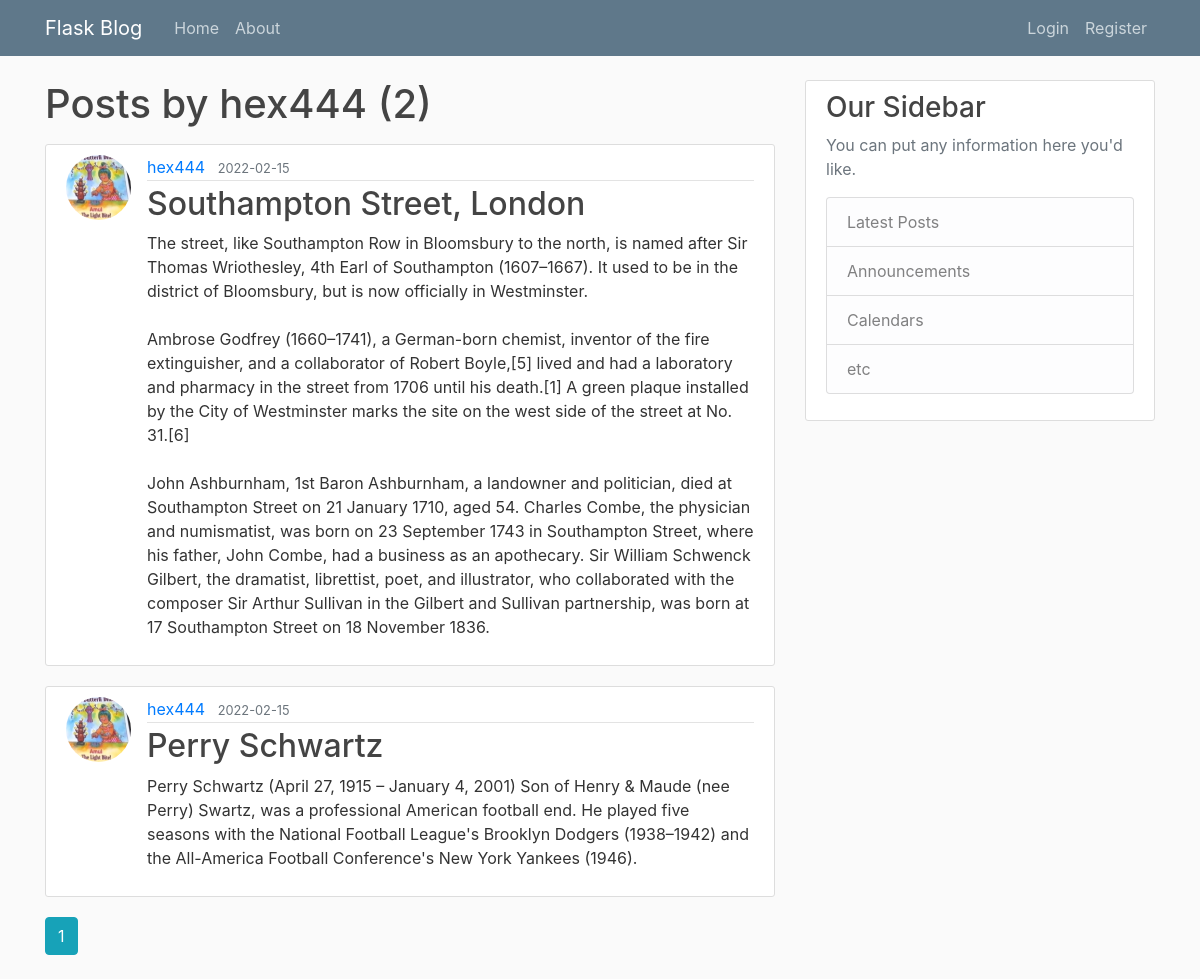
The page /user/hex444 on the database as committed earlier.
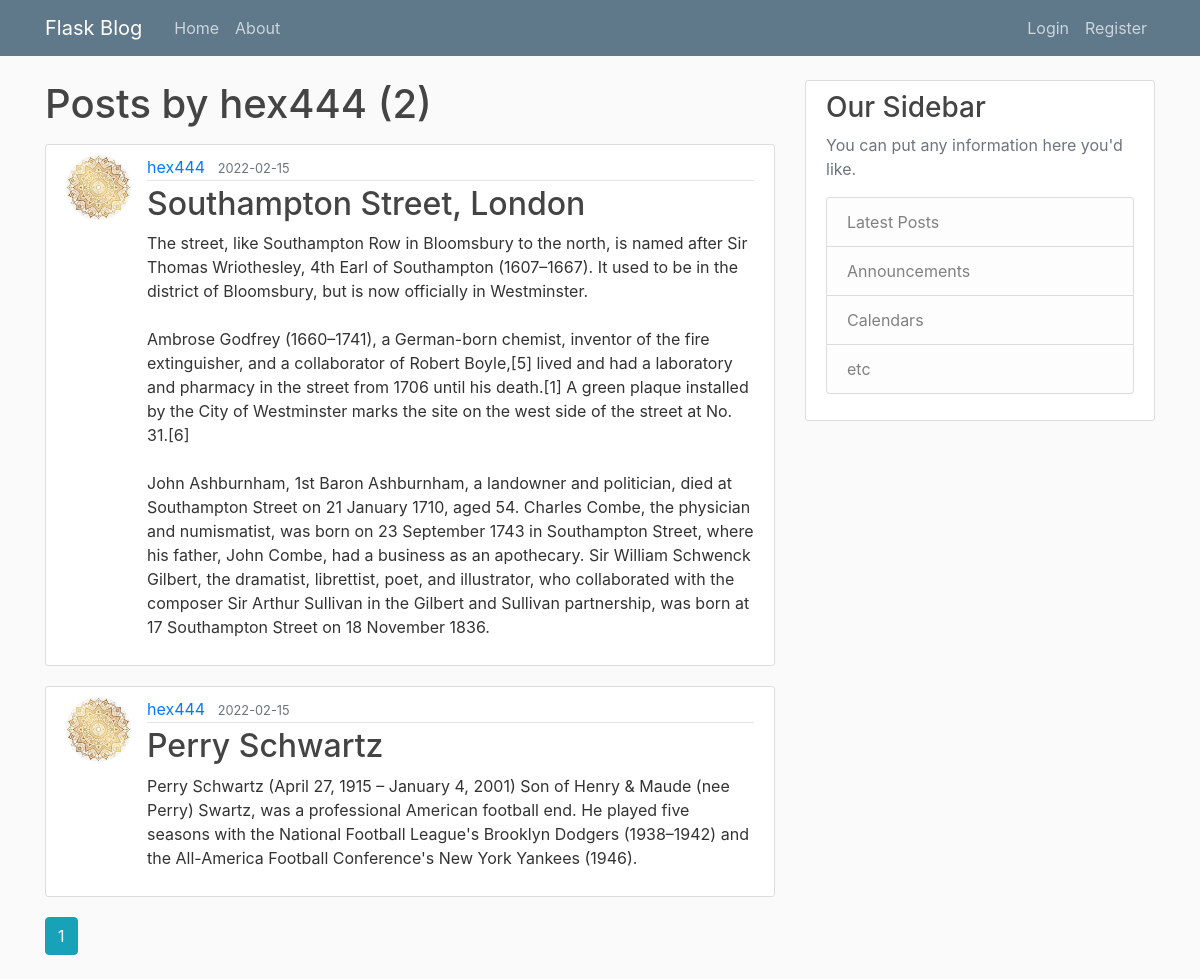
The same page on the database as committed later.
### flaskblog/models.py (models this page shows, shortened)
class User(db.Model, UserMixin):
    id = db.Column(db.Integer, primary_key=True)
    username = db.Column(db.String(20), unique=True, nullable=False)
    email = db.Column(db.String(120), unique=True, nullable=False)
    image_file = db.Column(db.String(20), nullable=False, default='default.jpg')
    password = db.Column(db.String(60), nullable=False)
    posts = db.relationship('Post', backref="author", lazy=True)

class Post(db.Model):
    id = db.Column(db.Integer, primary_key=True)
    title = db.Column(db.String(100), nullable=False)
    date_posted = db.Column(db.DateTime, nullable=False, default=datetime.utcnow)
    content = db.Column(db.Text, nullable=False)
    user_id = db.Column(db.Integer, db.ForeignKey('user.id'), nullable=False)

### flaskblog/routes.py (the view)
@app.route("/user/<string:username>")
def user_posts(username):
    page = request.args.get("page", 1, type=int)
    user = User.query.filter_by(username=username).first_or_404()
    posts = Post.query.filter_by(author=user)\
        .order_by(Post.date_posted.desc())\
        .paginate(per_page=5, page=page)
    return render_template("user_posts.html", posts=posts, user=user)

### flaskblog/templates/user_posts.html
{% extends "layout.html" %}
{% block content %}
    <h1 class="mb-3">Posts by {{ user.username }} ({{ posts.total }})</h1>
    {% for post in posts.items %}
    <article class="media content-section">
      <img src="{{ url_for('static', filename='profile_pics/' + post.author.image_file) }}" alt="pfp of author" class="rounded-circle article-img">
        <div class="media-body">
          <div class="article-metadata">
            <a class="mr-2" href="{{url_for('user_posts', username=post.author.username)}}">{{ post.author.username }}</a>
            <small class="text-muted">{{ post.date_posted.strftime("%Y-%m-%d") }}</small>
          </div>
          <h2><a class="article-title" href="{{ url_for('post', post_id=post.id) }}">{{ post.title }}</a></h2>
          <p class="article-content">{{ post.content }}</p>
        </div>
      </article>
    {% endfor %}
    {% for page_num in posts.iter_pages(left_edge=1,right_edge=1,left_current=1,right_current=2) %}
      {% if page_num %}
        {%if posts.page == page_num %}
          <a class="btn btn-info mb-4" href="{{ url_for('user_posts', username=user.username, page=page_num) }}">{{ page_num }}</a>
        {% else %}
          <a class="btn btn-outline-info mb-4" href="{{ url_for('user_posts',username=user.username, page=page_num) }}">{{ page_num }}</a>
        {% endif %}
      {% else %}
        ...
      {% endif %}
    {% endfor %}
{% endblock content %}

### flaskblog/templates/layout.html (shortened to what this page needs)
<!DOCTYPE html>
<html lang="en">
<head>
    <link rel="stylesheet" href="https://stackpath.bootstrapcdn.com/bootstrap/4.1.3/css/bootstrap.min.css">
    <link rel="stylesheet" type="text/css" href="{{ url_for('static', filename='main.css') }}">
</head>
<body>
    <header class="site-header">
        <nav class="navbar navbar-expand-md navbar-dark bg-steel fixed-top">
          <div class="container">
            <a class="navbar-brand mr-4" href="/">Flask Blog</a>
            <div class="collapse navbar-collapse" id="navbarToggle">
              <div class="navbar-nav mr-auto">
                <a class="nav-item nav-link" href="{{ url_for('hello_world') }}">Home</a>
                <a class="nav-item nav-link" href="{{ url_for('about') }}">About</a>
              </div>
              <div class="navbar-nav">
                {% if current_user.is_authenticated %}
                <a class="nav-item nav-link" href="{{ url_for('new_post') }}">new post</a>
                  <a class="nav-item nav-link" href="{{ url_for('account') }}">account</a>
                  <a class="nav-item nav-link" href="{{ url_for('logout') }}">Logout</a>
                {% else %}
                  <a class="nav-item nav-link" href="{{ url_for('login') }}">Login</a>
                  <a class="nav-item nav-link" href="{{ url_for('register') }}">Register</a>
                {% endif %}
              </div>
            </div>
          </div>
        </nav>
      </header>
      <main role="main" class="container">
        <div class="row">
          <div class="col-md-8">
            {% block content %}{% endblock %}
          </div>
          <div class="col-md-4">
            <div class="content-section">
              <h3>Our Sidebar</h3>
              <p class='text-muted'>You can put any information here you'd like.
                <ul class="list-group">
                  <li class="list-group-item list-group-item-light">Latest Posts</li>
                  <li class="list-group-item list-group-item-light">Announcements</li>
                  <li class="list-group-item list-group-item-light">Calendars</li>
                  <li class="list-group-item list-group-item-light">etc</li>
                </ul>
              </p>
            </div>
          </div>
        </div>
      </main>
</body>
  </body>
</html>
</html>

### flaskblog/static/main.css (style rules this page uses)
body { background: #fafafa; color: #333333; margin-top: 5rem; }
h1, h2, h3, h4, h5, h6 { color: #444444; }
.bg-steel { background-color: #5f788a; }
.site-header .navbar-nav .nav-link { color: #cbd5db; }
.content-section { background: #ffffff; padding: 10px 20px; border: 1px solid #dddddd; border-radius: 3px; margin-bottom: 20px; }
.article-title { color: #444444; }
.article-content { white-space: pre-line; }
.article-img { height: 65px; width: 65px; margin-right: 16px; }
.article-metadata { padding-bottom: 1px; margin-bottom: 4px; border-bottom: 1px solid #e3e3e3 }

Rows that differ between the two databases and show on the page:
changed through a linked row, Post "Southampton Street, London": image_file: a different picture
changed through a linked row, Post "Perry Schwartz": image_file: a different picture
